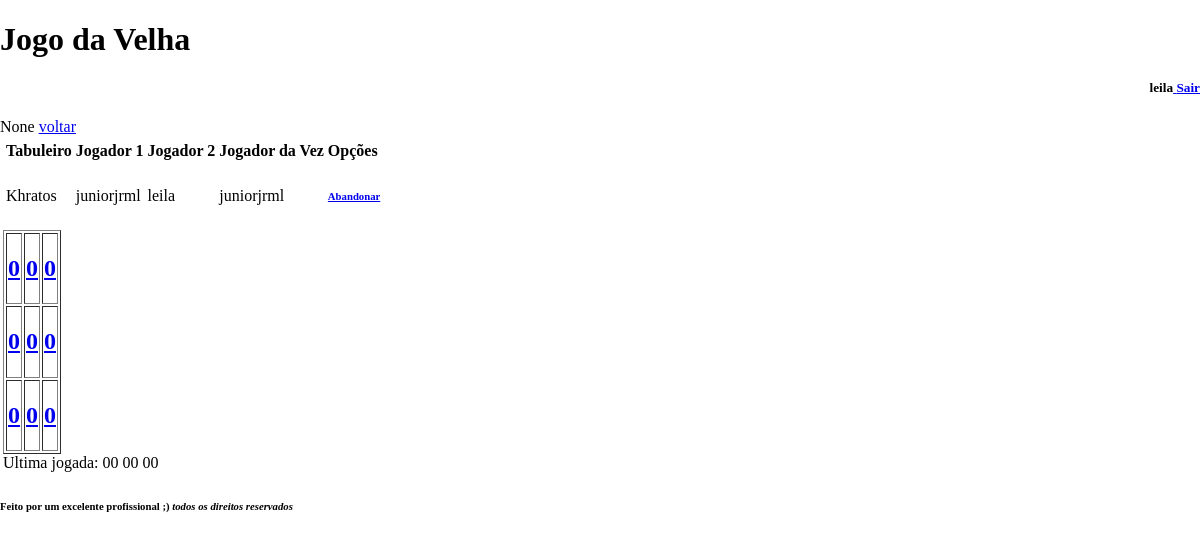
Before: /tabuleiro/2 (signed in) with the older database file.
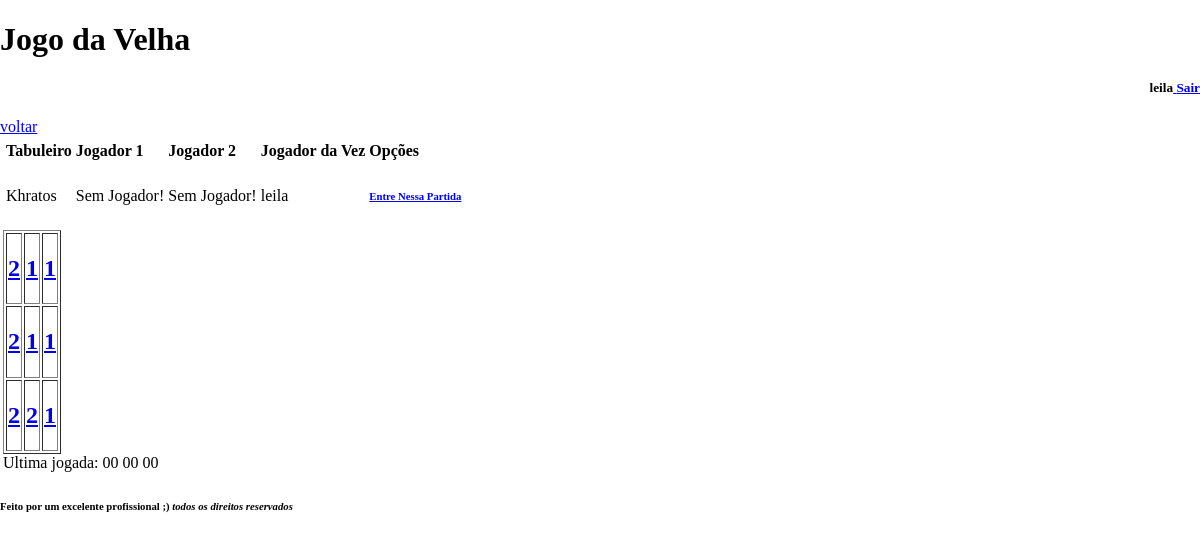
After: the same page with the newer database file.
### core/models.py (models this page shows, shortened)
class Tabuleiro(models.Model):
    nome = models.CharField(max_length=100)
    jogador1 = models.ForeignKey(User, related_name='jogador1', blank=True, null=True, on_delete=models.SET(None))
    jogador2 = models.ForeignKey(User, related_name='jogador2', blank=True, null=True, on_delete=models.SET(None))
    jogador_da_vez = models.ForeignKey(User, related_name='jogador_da_vez', blank=True, null=True, on_delete=models.SET(None))
    tempo_ultima_jogada = models.DateTimeField(verbose_name="Ultima Jogada",null=True, blank=True)
    casa1 = models.IntegerField()
    casa2 = models.IntegerField()
    casa3 = models.IntegerField()
    casa4 = models.IntegerField()
    casa5 = models.IntegerField()
    casa6 = models.IntegerField()
    casa7 = models.IntegerField()
    casa8 = models.IntegerField()
    casa9 = models.IntegerField()
    def get_jogador1(self):
        return self.jogador1
    def get_jogador2(self):
        return self.jogador2
    def tem_vaga(self):
        if self.jogador1 != None and self.jogador2 != None:
            return False
        else:
            return True
    def iniciar_jogo(self):
        self.finalizar_jogo()
        self.jogador_da_vez = self.jogador1
        self.tempo_ultima_jogada = datetime.now().date()
        self.save()
    def get_campo1(self):
        return self.casa1
    def get_campo2(self):
        return self.casa2
    def get_campo3(self):
        return self.casa3
    def get_campo4(self):
        return self.casa4
    def get_campo5(self):
        return self.casa5
    def get_campo6(self):
        return self.casa6
    def get_campo7(self):
        return self.casa7
    def get_campo8(self):
        return self.casa8
    def get_campo9(self):
        return self.casa9
    def get_tempo_ultima_jogada(self):
        if self.tempo_ultima_jogada:
            return self.tempo_ultima_jogada.strftime("%H %M %S")
        return None
    def finalizar_jogo(self):
        self.casa1 = 0
        self.casa2 = 0
        self.casa3 = 0
        self.casa4 = 0
        self.casa5 = 0
        self.casa6 = 0
        self.casa7 = 0
        self.casa8 = 0
        self.casa9 = 0
        self.jogador_da_vez = None
        self.tempo_ultima_jogada = None
        self.save()

### core/views.py (the view)
# urls.py: path('tabuleiro/<int:id_tabuleiro>', views.tabuleiro),
@login_required(login_url='/login/')
def tabuleiro(request, id_tabuleiro):
    dados = {}
    dados['tabuleiro'] = Tabuleiro.objects.get(id=id_tabuleiro)
    return render(request, 'tabuleiro.html', dados)

### templates/tabuleiro.html (shortened to what this page needs)
{% extends "model-page.html" %}
{% block content %}
{% if not tabuleiro.tem_vaga and not tabuleiro.tempo_ultima_jogada %}
        {{tabuleiro.iniciar_jogo}}
{% endif %}
<a href="/tabuleiros">voltar</a>
<table>
    <tr>
        <td>
            <div id="jogo_da_velha_tabuleiro"> {% include "jogo_da_velha.html" %} </div>
        </td>
        <td>
        </td>
    </tr>
</table>
{% endblock %}

### templates/model-page.html (shortened to what this page needs)
<!DOCTYPE html>
{% load static %}
<html>
<head>
    {% include "conexoes_estilos.html" %}
</head>
<body>
    {% include "logo-page.html" %}
    {% block content %} {% endblock %}
    {% include "model-footer.html" %}
</body>
</html>

### templates/conexoes_estilos.html (shortened to what this page needs)
    {% load static %}
    <link rel="stylesheet" href="{% static 'css/normalize.css' %}" type="text/css">
    <link rel="stylesheet" href="{% static 'css/main.css' %}" type="text/css">

### templates/logo-page.html
<h1>Jogo da Velha</h1><div align="right" border="2"><strong><h5>{{user.username}}<a href="/logout/"> Sair</a></div></h5></strong>

### templates/jogo_da_velha.html (shortened to what this page needs)
    <table>
        <tr>
            <td> <b>Tabuleiro</b> </td>
            <td> <b>Jogador 1</b> </td>
            <td> <b>Jogador 2</b> </td>
            <td> <b>Jogador da Vez</b> </td>
            <td> <b>Opções</b></td>
        </tr>
        <tr>
            <td> {{ tabuleiro.nome }} </td>
            <td>
                {% if not tabuleiro.jogador1 %}
                    Sem Jogador!
                {% else %}
                    {{ tabuleiro.jogador1 }}
                {% endif %}
            </td>
            <td>
                {% if not tabuleiro.jogador2 %}
                    Sem Jogador!
                {% else %}
                    {{ tabuleiro.jogador2 }}
                {% endif %}
            </td>
            <td>{{ tabuleiro.jogador_da_vez }}</td>
            <td>
                {% if tabuleiro.tem_vaga and tabuleiro.get_jogador1 != user and tabuleiro.get_jogador2 != user %}
                    <a href="/tabuleiro/registrajogador/{{ tabuleiro.id }}"><h6>Entre Nessa Partida</h6></a>
                {% elif tabuleiro.get_jogador1 == user or tabuleiro.get_jogador2 == user %}
                    <a href="/tabuleiro/abandonar/{{ tabuleiro.id }}"><h6>Abandonar</h6></a>
                {% endif %}
            </td>
        </tr>
    </table>
    <table border="1">
                <tr>
                    <td><a href="/tabuleiro/jogada/{{ tabuleiro.id }}/1"><div id="campo1"><h2>{{ tabuleiro.get_campo1 }}</h2></div></a></td>
                    <td><a href="/tabuleiro/jogada/{{ tabuleiro.id }}/2"><div id="campo2"><h2>{{ tabuleiro.get_campo2 }}</h2></div></a></td>
                    <td><a href="/tabuleiro/jogada/{{ tabuleiro.id }}/3"><div id="campo3"><h2>{{ tabuleiro.get_campo3 }}</h2></div></a></td>
                </tr>
                <tr>
                    <td><a href="/tabuleiro/jogada/{{ tabuleiro.id }}/4"><div id="campo4"><h2>{{ tabuleiro.get_campo4 }}</h2></div></a></td>
                    <td><a href="/tabuleiro/jogada/{{ tabuleiro.id }}/5"><div id="campo5"><h2>{{ tabuleiro.get_campo5 }}</h2></div></a></td>
                    <td><a href="/tabuleiro/jogada/{{ tabuleiro.id }}/6"><div id="campo6"><h2>{{ tabuleiro.get_campo6 }}</h2></div></a></td>
                </tr>
                <tr>
                    <td><a href="/tabuleiro/jogada/{{ tabuleiro.id }}/7"><div id="campo7"><h2>{{ tabuleiro.get_campo7 }}</h2></div></a></td>
                    <td><a href="/tabuleiro/jogada/{{ tabuleiro.id }}/8"><div id="campo8"><h2>{{ tabuleiro.get_campo8 }}</h2></div></a></td>
                    <td><a href="/tabuleiro/jogada/{{ tabuleiro.id }}/9"><div id="campo9"><h2>{{ tabuleiro.get_campo9 }}</h2></div></a></td>
                </tr>
            </table>
            Ultima jogada: {{ tabuleiro.get_tempo_ultima_jogada }}
            {% load static %}

### templates/model-footer.html
<p><h6>Feito por um excelente profissional ;) <i>todos os direitos reservados</i></h6></p>

Changed rows visible on the page:
changed Tabuleiro "Khratos": jogador_da_vez "juniorjrml" → "leila"; jogador1_id 26 → empty (drawn); get_campo1 "0" → "2"; get_campo2 "0" → "1"; get_campo3 "0" → "1"; get_campo4 "0" → "2"; get_campo5 "0" → "1"; get_campo6 "0" → "1"; get_campo7 "0" → "2"; get_campo8 "0" → "2"; get_campo9 "0" → "1"; iniciar_jogo "None" → (not shown); jogador1 "juniorjrml" → (not shown); jogador2 "leila" → (not shown); jogador2_id 25 → empty (drawn)
Other visible differences:
text no longer shown: "Abandonar"
text now shown: "Sem Jogador! Sem Jogador! Entre Nessa Partida"
